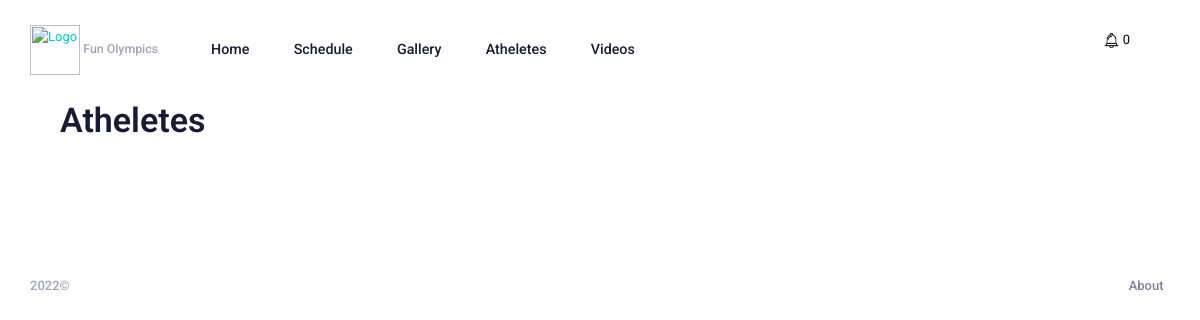
Before: /atheletes with the older database file.
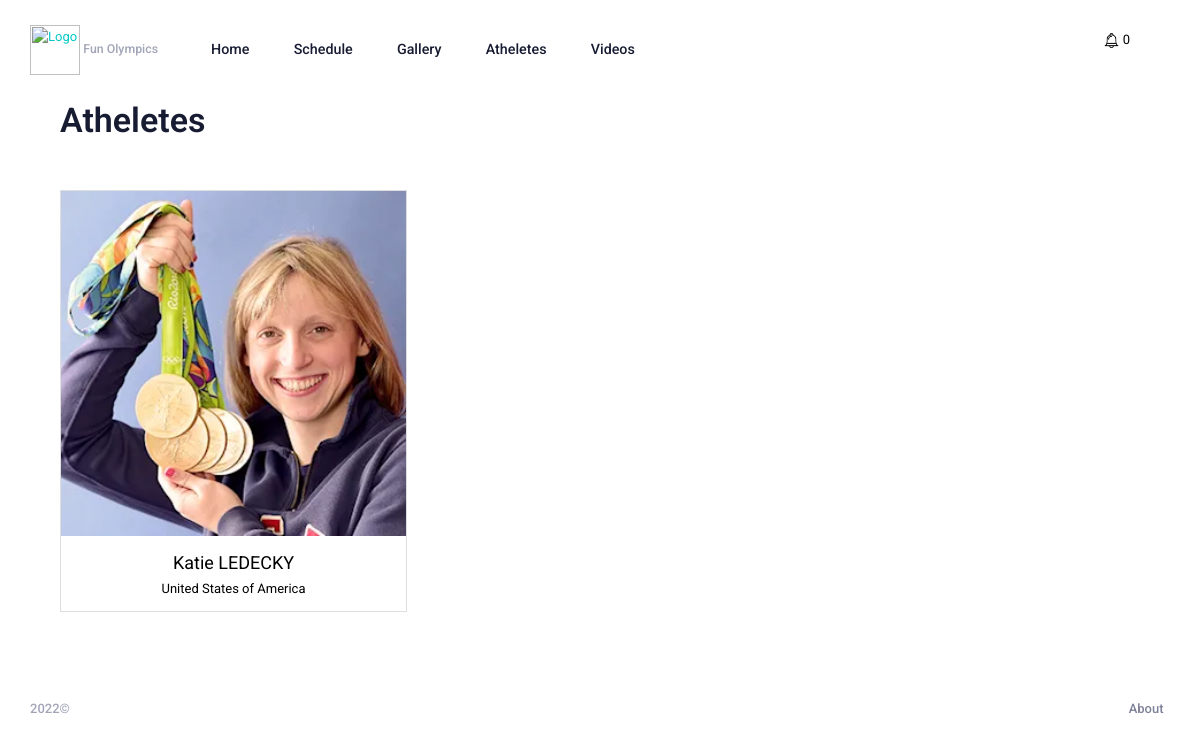
After: the same page with the newer database file.
### home/models.py (models this page shows, shortened)
class Athelete(models.Model):
    name = models.CharField(max_length=225, null=True)
    description = models.TextField(max_length=225, null=True)
    category = models.ForeignKey(Categories, on_delete=models.DO_NOTHING)
    dob = models.CharField(max_length=255, null=True)
    firstgame = models.DateField(null=True)
    participants = models.CharField(max_length=255, null=True)
    team = models.CharField(max_length=255, null=True)
    image = models.ImageField(upload_to='athelete/images/')

### home/views.py (the view)
# urls.py: path("atheletes", AtheletesView.as_view(), name="atheletes"),
class AtheletesView(View):
    def get(self, request):
        obj = Athelete.objects.all()
        return render(request, 'home/athelete.html', {'obj':obj})

### config/models.py (called while the page is built)
    def __str__(self):
        return self.name

### home/context_processors.py (called while the page is built)
def get_notifications(request):
    try:
        user = request.user
        notification = Notification.objects.filter(user=user)
        count = notification.count()
    except Exception:
        notification = ""
        count = 0
    return {
        'noti_count': count,
        'noti_data' : notification
    }

def get_news(request):
    news = News.objects.all().order_by('-id')
    return {'news':news}

### templates/home/athelete.html (shortened to what this page needs)
{% extends "home/base.html" %}
{% load static %}
{% block content %}
<div class="container mb-20">
    <h4 style="font-size: 34px;">Atheletes</h4>
    <div class="mt-15">
        <div class="row">
            {% for obj in obj %}
            <div class="col-4">
                <div style="border: 1px solid #dedede;">
                    <div class="text-center">
                        <a href="#" data-toggle="modal" data-target="#myModal">
                            <img src="{{obj.image.url}}" class="img-fluid" width="450" />
                            <div class="my-4 ">
                                <p style="font-size: 18px; color: black;" class="p-0 m-0">
                                    {{obj.name}}
                                </p>
                                <p class="p-0 m-0 mt-1" style="color: black;">
                                    {{obj.team}}
                                </p>
                            </div>
                        </a>
                    </div>
                </div>
            </div>
            {% endfor %}
        </div>
    </div>
</div>
{% endblock %}

Changed rows visible on the page:
added Athelete: image (picture), name "Katie LEDECKY", team "United States of America"
